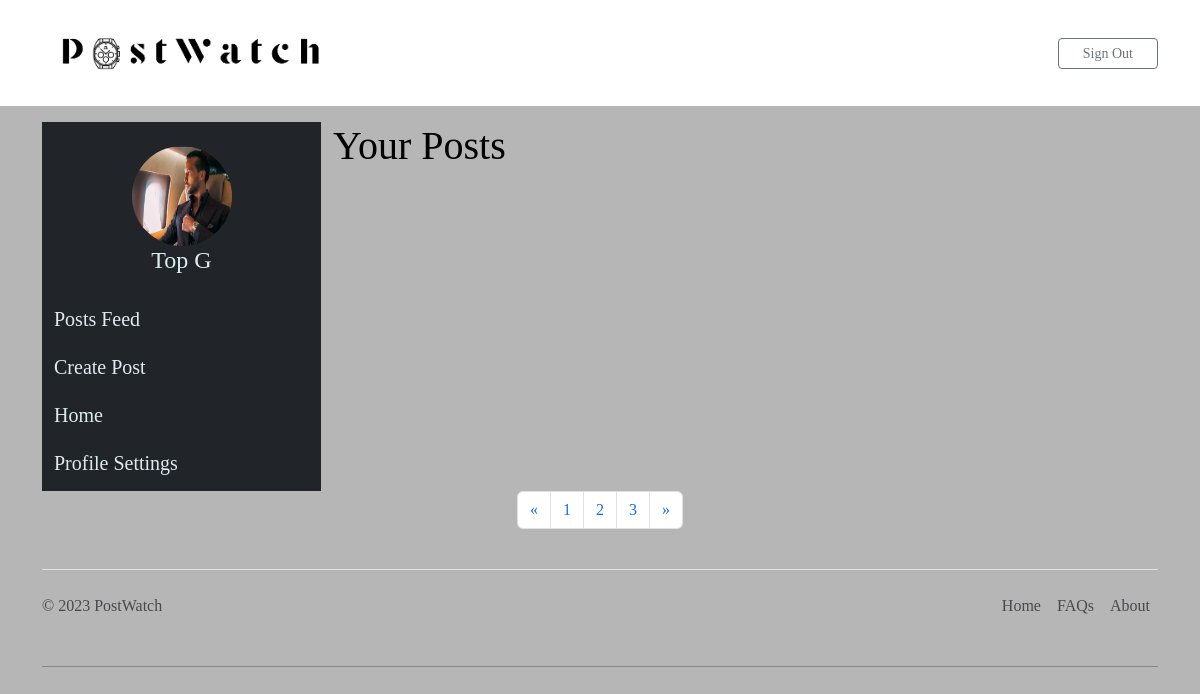
The app's page /userHomepage.php (signed in), older data.
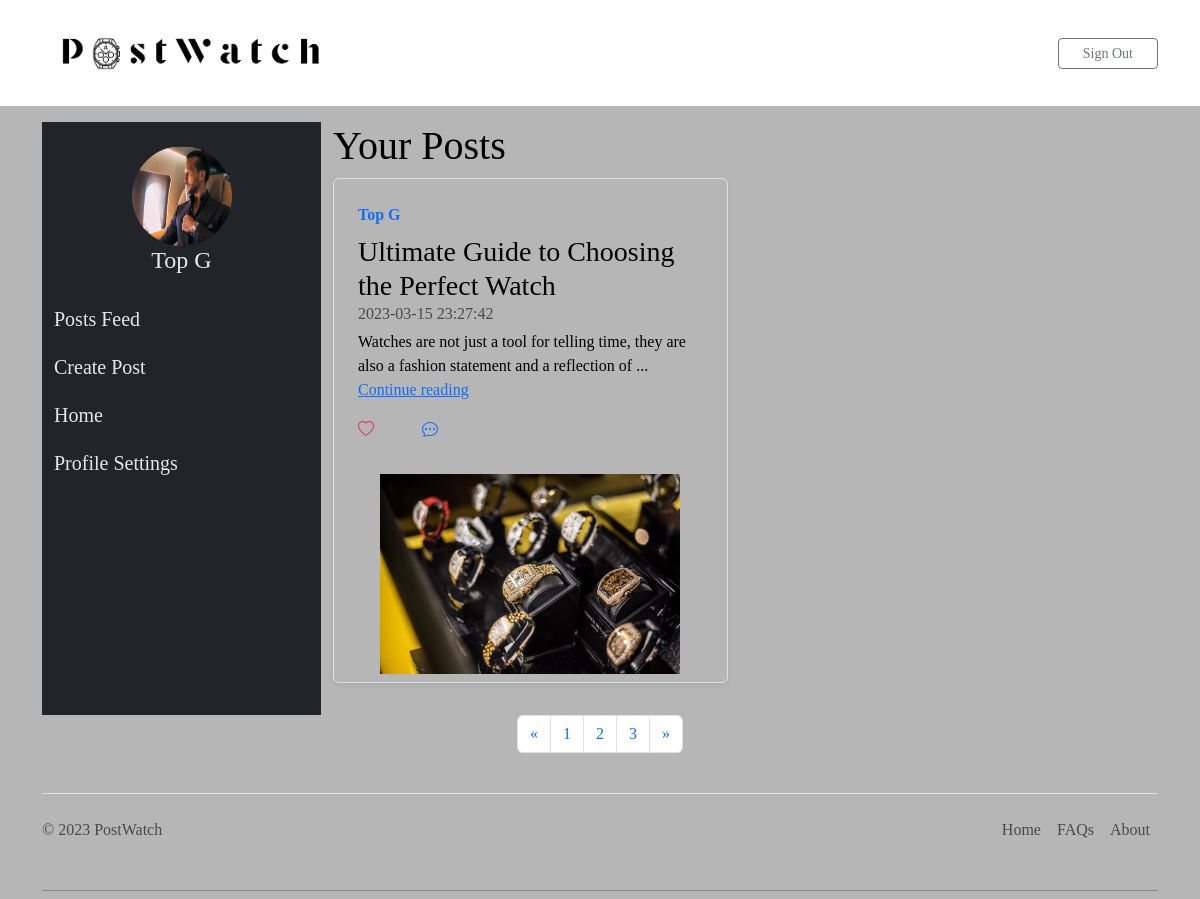
The same page, newer data.
### tables this page shows
CREATE TABLE `user` (
  `id` int(11) NOT NULL,
  `username` varchar(128) NOT NULL,
  `email` varchar(255) NOT NULL,
  `password_hashed` varchar(255) NOT NULL
);

CREATE TABLE `post` (
  `id` int(11) NOT NULL,
  `user_id` int(11) NOT NULL,
  `title` text NOT NULL,
  `content` text NOT NULL,
  `image` blob DEFAULT NULL,
  `date` timestamp NOT NULL DEFAULT current_timestamp()
);

### userHomepage.php (the view, shortened to what this page needs)
<?php
if (!isset($_SESSION['user_id'])) {
    header("Location: index.php");
    exit;
} elseif (isset($_SESSION["user_id"])) {
    $mysqli =  require __DIR__ . '/database.php';
    $sql = "SELECT * FROM user WHERE id = " . $_SESSION['user_id'];
    $result = $mysqli->query($sql);
    $user = $result->fetch_assoc();
    $sql = "SELECT * FROM post WHERE user_id = " . $_SESSION['user_id'];
    $result = $mysqli->query($sql);
    $posts = array();
    while ($row = $result->fetch_assoc()) {
        $posts[] = $row;
    }
}
?>
<!DOCTYPE html>
<html lang="en">
<head>
    <link rel="stylesheet" href="path/to/bootstrap-icons.css">
    <link href="https://cdn.jsdelivr.net/npm/bootstrap-icons@1.5.0/font/bootstrap-icons.css" rel="stylesheet">
    <link rel="stylesheet" href="https://cdnjs.cloudflare.com/ajax/libs/font-awesome/5.15.3/css/all.min.css">
    <link rel="stylesheet" href="./css/heroWatch.css" />
    <link rel="stylesheet" href="./css/bootstrap-5.3.0-alpha1/bootstrap-5.3.0-alpha1/dist/css/bootstrap.min.css" />
    <link rel="stylesheet" href="./css/styles.css" />
    <nav class="navbar navbar-expand-lg navbar-light bg-white static-top">
        <div class="container">
            <a class="navbar-brand" href="#">
                <img src="./img/logo.png" alt="..." height="80" />
            </a>
            <div class="collapse navbar-collapse" id="navbarSupportedContent">
                <ul class="navbar-nav ms-auto">
                    <li>
                        <a href="logout.php">
                            <button type="button" class="btn btn-outline-secondary btn-sm px-4">
                                Sign Out
                            </button></a>
                    </li>
                </ul>
            </div>
        </div>
    </nav>
</head>
<body>
    <main class="container mt-3">
        <div class="container-fluid">
            <div class="row">
                <nav class="col-3 bg-light sidebar bg-dark">
                    <div class="text-center my-4">
                        <img src="./img/userProimg.jpg" alt="User Image" class="rounded-circle" width="100" height="100">
                        <h4 style="color:rgb(222, 235, 241);font-size:24px;"><?php echo $user['username']; ?> </h4>
                    </div>
                    <ul class="nav flex-column navbar-nav">
                        <li class="nav-item">
                            <a class="nav-link active" href="postsFeed.php">
                                <h4 style="color:rgb(222, 235, 241);font-size: 20px;">Posts Feed</h4>
                            </a>
                        </li>
                        <li class="nav-item">
                            <a class="nav-link active" href="addPost.php">
                                <h4 style="color:rgb(222, 235, 241);font-size: 20px;">Create Post</h4>
                            </a>
                        </li>
                        <li class="nav-item">
                            <a class="nav-link" href="index.php">
                                <h4 style="color:rgb(222, 235, 241);font-size:20px;">Home</h4>
                            </a>
                        </li>
                        <li class="nav-item">
                            <a class="nav-link" href="">
                                <h4 style="color:rgb(222, 235, 241);font-size:20px;">Profile Settings</h4>
                            </a>
                        </li>
                    </ul>
                </nav>
                <div class="col-9">
                    <h1> Your Posts </h1>
                    <div class="row mb-2">
                        <?php foreach ($posts as $post) { ?>
                            <div class="col-md-6">
                                <div class="row g-0 border rounded overflow-hidden flex-md-row mb-4 shadow-sm h-md-250 position-relative">
                                    <div class="col p-4 d-flex flex-column position-static postUser">
                                        <strong class="d-inline-block mb-2 text-primary"><?php echo $user['username'] ?></strong>
                                        <h3 class="mb-0"><?php echo $post['title']; ?></h3>
                                        <div class="mb-1 text-muted"><?php echo $post['date']; ?></div>
                                        <p class="card-text mb-auto">
                                            <?php echo substr($post['content'], 0, 100) . '...'; ?>
                                        </p>
                                        <a href="#" class="stretched-link">Continue reading</a>
                                        <div class="mt-3 d-flex align-items-center">
                                            <span class="me-4"><i class="bi bi-heart text-danger hover-text-danger"></i></span>
                                            <span class="ms-4"><i class="bi bi-chat-dots text-primary hover-text-primary"></i></span>
                                        </div>
                                    </div>
                                    <div class="col-auto d-none d-lg-block mx-auto p-2 text-center">
                                        <img src="<?php echo $post['image']; ?>" alt="Post image" width="300" height="200">
                                    </div>
                                </div>
                            </div>
                        <?php } ?>
                    </div>
                </div>
            </div>
        </div>
    </main>
    <div class="row ">
        <div class="col">
            <div class="d-flex justify-content-center">
                <nav aria-label="Page navigation">
                    <ul class="pagination">
                        <li class="page-item">
                            <a class="page-link" href="#" aria-label="Previous">
                                <span aria-hidden="true">&laquo;</span>
                            </a>
                        </li>
                        <li class="page-item">
                            <a class="page-link" href="#">1</a>
                        </li>
                        <li class="page-item">
                            <a class="page-link" href="#">2</a>
                        </li>
                        <li class="page-item">
                            <a class="page-link" href="#">3</a>
                        </li>
                        <li class="page-item">
                            <a class="page-link" href="#" aria-label="Next">
                                <span aria-hidden="true">&raquo;</span>
                            </a>
                        </li>
                    </ul>
                </nav>
            </div>
        </div>
    </div>
</body>
<div class="container">
    <footer class="d-flex flex-wrap justify-content-between align-items-center py-3 my-4 border-top">
        <p class="col-md-4 mb-0 text-muted">&copy; 2023 PostWatch</p>
        <ul class="nav col-md-4 justify-content-end">
            <li class="nav-item">
                <a href="#" class="nav-link px-2 text-muted">Home</a>
            </li>
            <li class="nav-item">
                <a href="#" class="nav-link px-2 text-muted">FAQs</a>
            </li>
            <li class="nav-item">
                <a href="#" class="nav-link px-2 text-muted">About</a>
            </li>
        </ul>
    </footer>
    <hr class="my-2" />
</div>
</html>

### css/styles.css (style rules this page uses)
body, nav { background-color: #b6b6b6; font-family: "Georgia", serif; font-size: 16px; color: #000; margin: 0; padding: 0; }

Row changes from the older to the newer data that the page shows:
added post: user.username "Top G", title "Ultimate Guide to Choosing the Perfect Watch", date "2023-03-15 23:27:42", content "Watches are not just a tool for telling time, they are also a fashion statement and a reflection of", image (picture)
